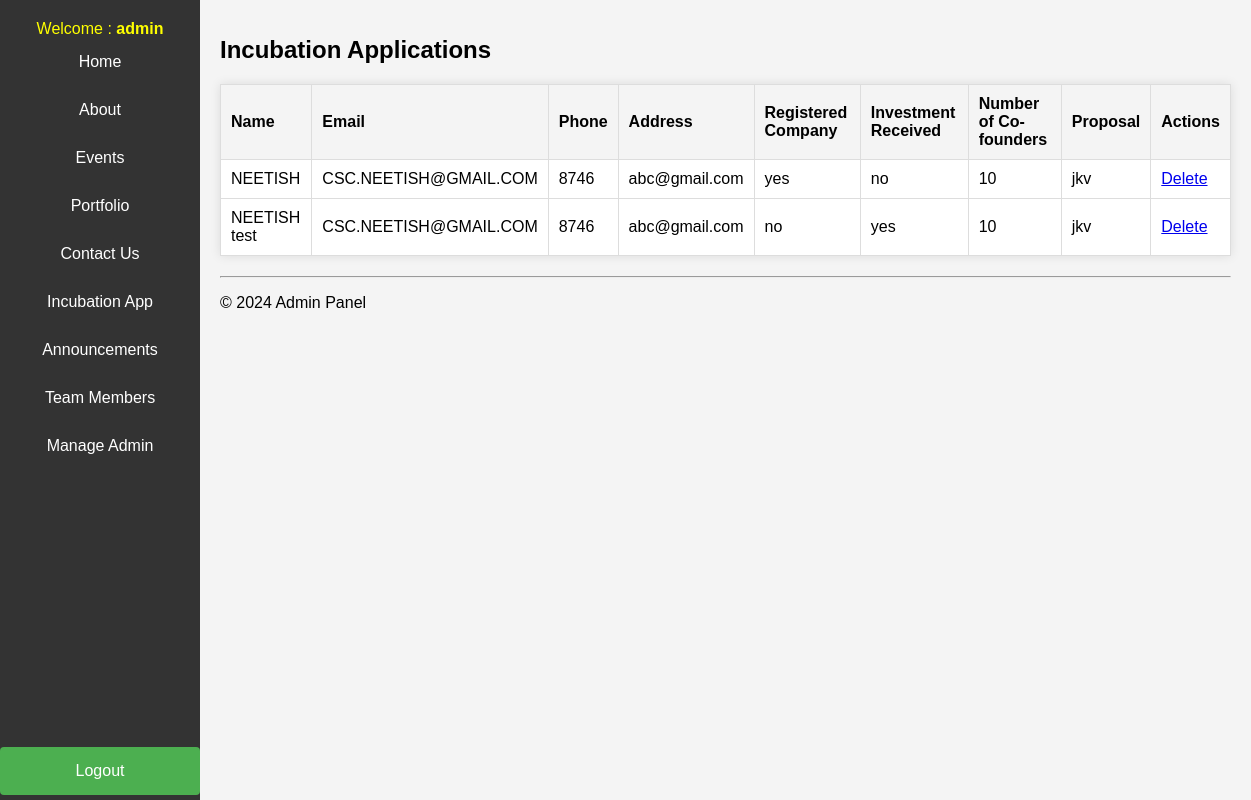
The page /admin/incubation.php (signed in) on the database its author committed.
### tables this page shows
CREATE TABLE `incubation` (
  `id` int(11) NOT NULL,
  `name` text NOT NULL,
  `email` text NOT NULL,
  `mobile` text NOT NULL,
  `address` varchar(200) NOT NULL,
  `reg_company` text NOT NULL,
  `inv_received` text NOT NULL,
  `co_founder` int(11) NOT NULL,
  `proposal` varchar(500) NOT NULL
);

### admin/incubation.php (the view)
<?php include 'header.php'; ?>
    <div class="main-content">
        <?php
        include('connection.php');
        $sql = "SELECT * FROM incubation";
        $result = $conn->query($sql);
        ?>
        <h1>Incubation Applications</h1>
        <table>
            <tr>
                <th>Name</th>
                <th>Email</th>
                <th>Phone</th>
                <th>Address</th>
                <th>Registered Company</th>
                <th>Investment Received</th>
                <th>Number of Co-founders</th>
                <th>Proposal</th>
                <th>Actions</th>
            </tr>
            <?php
            if ($result->num_rows > 0) {
                while($row = $result->fetch_assoc()) {
                    echo "<tr>";
                    echo "<td>".$row['name']."</td>";
                    echo "<td>".$row['email']."</td>";
                    echo "<td>".$row['mobile']."</td>";
                    echo "<td>".$row['address']."</td>";
                    echo "<td>".$row['reg_company']."</td>";
                    echo "<td>".$row['inv_received']."</td>";
                    echo "<td>".$row['co_founder']."</td>";
                    echo "<td>".$row['proposal']."</td>";
                    echo "<td><a href='delete2.php?id=".$row['id']."&table=incubation&redirect=incubation.php'>Delete</a></td>";
                    echo "</tr>";
                }
            } else {
                echo "<tr><td colspan='9'>No applications found</td></tr>";
            }
            ?>
        </table>
        <?php include 'footer.php'; ?>
    </div>
</body>
</html>

### admin/header.php (shortened to what this page needs)
<?php
$loggedAdmin = $_SESSION['admin_username'];
?>
<!DOCTYPE html>
<html lang="en">
<head>
    <link rel="stylesheet" href="styles.css">
</head>
<body>
<div class="navbar">
    <span style="color:yellow;">
     Welcome : <strong><?= htmlspecialchars($loggedAdmin) ?></strong>
    </span>
    <a href="home.php">Home</a>
    <a href="about.php">About</a>
    <a href="events.php">Events</a>
    <a href="portfolio.php">Portfolio</a>
    <a href="contact_us.php">Contact Us</a>
    <a href="incubation.php">Incubation App</a>
    <a href="announcement.php">Announcements</a>
    <a href="team.php">Team Members</a>
    <a href="create_admin.php">Manage Admin</a>
    <a href="logout.php" class="logout-btn">Logout</a>
</div>

### admin/footer.php
<hr>
<footer>
    <p>&copy; 2024 Admin Panel</p>
</footer>

### admin/styles.css (style rules this page uses)
body { display: flex; margin: 0; font-family: Arial, sans-serif; background-color: #f4f4f4; }
.navbar { height: 100vh; width: 200px; position: fixed; top: 0; left: 0; background-color: #333; display: flex; flex-direction: column; align-items: center; padding-top: 20px; }
.navbar a { color: white; padding: 15px 0px; text-decoration: none; text-align: center; width: 100%; transition: background-color 0.3s; }
.main-content { margin-left: 200px; padding: 20px; flex-grow: 1; }
h1 { font-size: 24px; margin-bottom: 20px; }
p { font-size: 16px; }
table { width: 100%; border-collapse: collapse; background-color: white; margin-bottom: 20px; box-shadow: 0 0 10px rgba(0, 0, 0, 0.1); }
table, th, td { border: 1px solid #ddd; }
th, td { padding: 10px; text-align: left; }
th { background-color: #f4f4f4; font-weight: bold; }
.logout-btn { float: right; margin-top: auto; margin-bottom: 25px; background-color: #4CAF50; color: white; padding: 10px 20px; border: none; border-radius: 4px; cursor: pointer; text-decoration: none; }

### rows shown on the page
incubation: name "NEETISH", email "CSC.NEETISH@GMAIL.COM", mobile "8746", address "abc@gmail.com", reg_company "yes", inv_received "no", co_founder "10", proposal "jkv"
incubation: name "NEETISH test", email "CSC.NEETISH@GMAIL.COM", mobile "8746", address "abc@gmail.com", reg_company "no", inv_received "yes", co_founder "10", proposal "jkv"

### other values the page prints
$loggedAdmin "admin"
